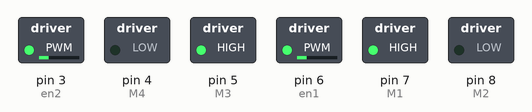
Bench run of a sketch on a simulated Arduino Uno, built with avr-gcc and run on an emulated ATmega328P. Shown: switched loads named in the sketch (green lamp = pin HIGH).

Above: at 0.05 s.
At 9.95 s:
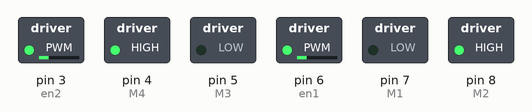
Timing chart, 0 to 11.5 s (numbered marks = the images above):
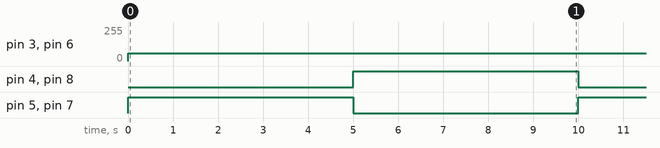

Measured:
- by itself, pin 3 (en2), pin 6 (en1): 0/255 → 60/255 at 0.00 s
- by itself, pin 4 (M4), pin 5 (M3), pin 7 (M1), pin 8 (M2): alternates HIGH for 5.0 s and LOW for 5.0 s

The sketch:

motor.ino
```cpp
// Ahmed Yasser
// 2 motor industrial

int M1 = 7;
int M2 = 8;

int M3 = 5;
int M4 = 4;

int en1 = 6;
int en2 = 3;


void setup()
{

  pinMode(M1, OUTPUT);
  pinMode(M2, OUTPUT);
  pinMode(M3, OUTPUT);
  pinMode(M4, OUTPUT);
  pinMode(en1, OUTPUT);
  pinMode(en2, OUTPUT);

}

void loop() {


 {


  analogWrite(en1 , 60);
  analogWrite(en2 , 60);


  digitalWrite( M1 , 1 );
  digitalWrite( M2 , 0 );
  digitalWrite( M3 , 1 );
  digitalWrite( M4 , 0 );
delay(5000);
 }

   {

    digitalWrite( M1 , 0 );
    digitalWrite( M2 , 1 );
    digitalWrite( M3 , 0 );
    digitalWrite( M4 , 1 );
    delay(5000);
  }


}
```
